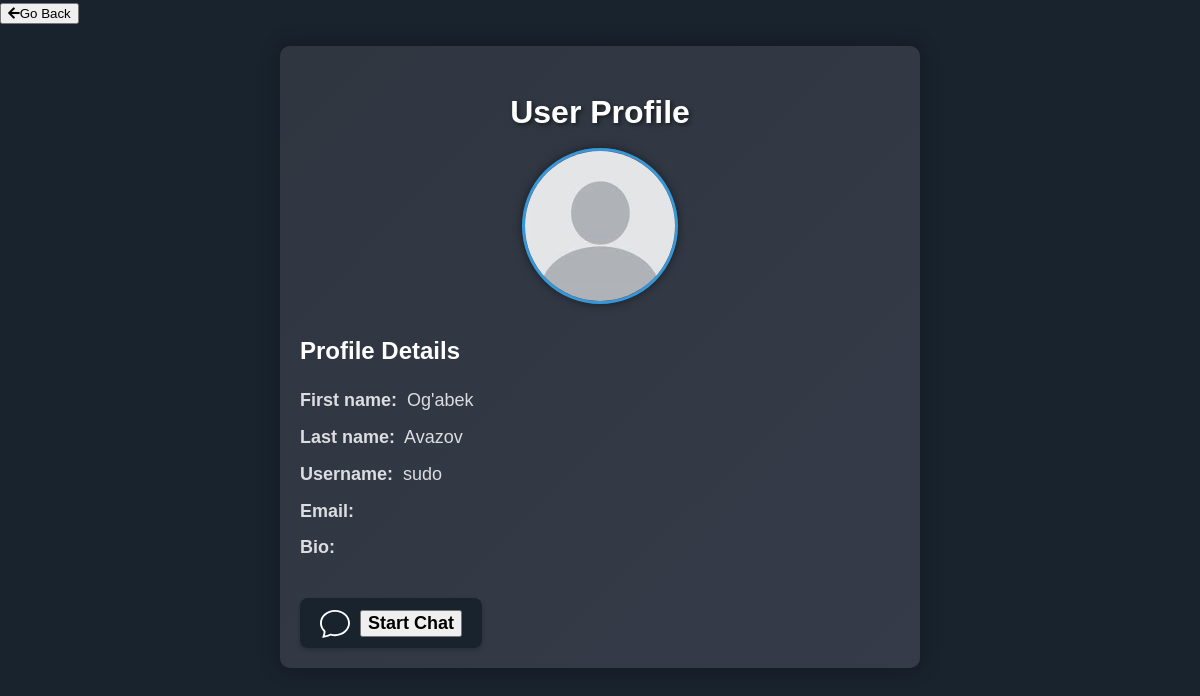
The page /profile/13/ (signed in) on the database its author committed.
### profiles/models.py (models this page shows, shortened)
class Profile(models.Model):
    user = models.OneToOneField(User, on_delete=models.CASCADE)
    first_name = models.CharField(max_length=100, blank=True)
    last_name = models.CharField(max_length=100, blank=True)
    bio = models.TextField(blank=True)
    profile_img = models.ImageField(
        upload_to='profile_images',
        default='Unknown.jpeg',
    )

### chats/views.py (the view, shortened to what this page needs)
# urls.py: path('profile/<int:profile_id>/', views.profile_detail, name='profile_detail'),
@login_required(login_url='signin')
def profile_detail(request, profile_id):
    profile = get_object_or_404(Profile, pk=profile_id)
    return render(request, 'profile_detail.html', {'profile': profile})

### templates/profile_detail.html (shortened to what this page needs)
{% load static %}
<!DOCTYPE html>
<html lang="en">
<head>
  <link rel="stylesheet" href="{% static 'css/profile_detail.css' %}">
  <link rel="stylesheet" href="https://cdnjs.cloudflare.com/ajax/libs/font-awesome/5.15.4/css/all.min.css">
</head>
<body>
  <div class="go-back">
      <a href="{% url 'home' %}"><button class="go-back-button"><i class="fa fa-arrow-left"></i>Go Back</button></a>
  </div>
  <div class="profile-container">
    <div class="profile-header">
      <h1>User Profile</h1>
      <img src="{{ profile.profile_img.url }}" alt="Profile Picture">
    </div>
    <div class="profile-details">
      <h2>Profile Details</h2>
      <ul>
        <li><strong>First name:</strong> {{ profile.first_name }}</li>
        <li><strong>Last name:</strong> {{ profile.last_name }}</li>
        <li><strong>Username:</strong> {{ profile.user }}</li>
        <li><strong>Email:</strong>{{ profile.email }}</li>
        <li><strong>Bio:</strong>{{ profile.bio }}</li>
      </ul>
        <div class="start-chat">
            <form action="" method="post">
                <button type="submit" class="start-chat-label">Start Chat</button>
            </form>
        </div>
    </div>
  </div>
</body>
</html>

### statics/css/profile_detail.css (style rules this page uses)
body { font-family: 'Arial', sans-serif; margin: 0; padding: 0; background-color: #19232d; color: #dcdde1; line-height: 1.6; }
.profile-container { max-width: 600px; margin: 20px auto; padding: 20px; border-radius: 10px; background: linear-gradient(135deg, #2f3640, #353b48); color: #dcdde1; box-shadow: 0 0 20px rgba(0, 0, 0, 0.3); }
.profile-header { text-align: center; margin-bottom: 20px; }
.profile-header h1 { margin-bottom: 10px; color: #fff; font-size: 32px; text-shadow: 2px 2px 4px rgba(0, 0, 0, 0.5); transition: transform 0.3s ease-in-out; }
.profile-header img { width: 150px; height: 150px; border-radius: 50%; object-fit: cover; border: 3px solid #3498db; box-shadow: 0 0 10px rgba(0, 0, 0, 0.5); transition: transform 0.3s ease-in-out; }
.profile-details h2 { margin-bottom: 10px; color: #fff; font-size: 24px; }
.profile-details ul { list-style: none; padding: 0; }
.profile-details li { margin-bottom: 8px; font-size: 18px; }
.profile-details li strong { font-weight: bold; margin-right: 5px; }
a { color: #3498db; text-decoration: none; transition: transform 0.3s ease-in-out, color 0.3s ease-in-out; }
::placeholder { color: #718093; }
.start-chat { display: inline-flex; align-items: center; justify-content: center; margin-top: 20px; background-color: #19232d; color: #fff; border-radius: 8px; padding: 10px 20px; cursor: pointer; transition: background-color 0.3s, transform 0.3s ease-in-out; box-shadow: 0 2px 4px rgba(0, 0, 0, 0.2); }
.start-chat svg { width: 30px; height: 30px; margin-right: 10px; transition: transform 0.3s ease-in-out; }
.start-chat-label { font-size: 18px; font-weight: bold; }

### rows shown on the page
Profile: profile_img (picture), first_name "Og'abek", last_name "Avazov", user "sudo"
